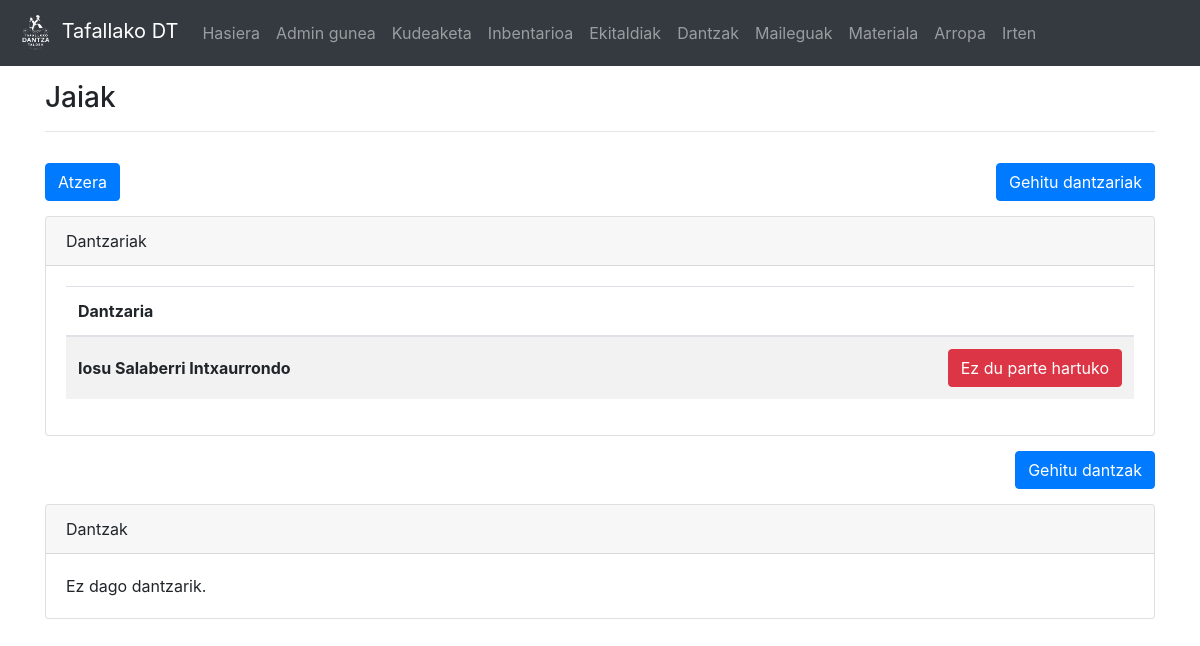
Before: /ekitaldiak/5/ (signed in) with the older database file.
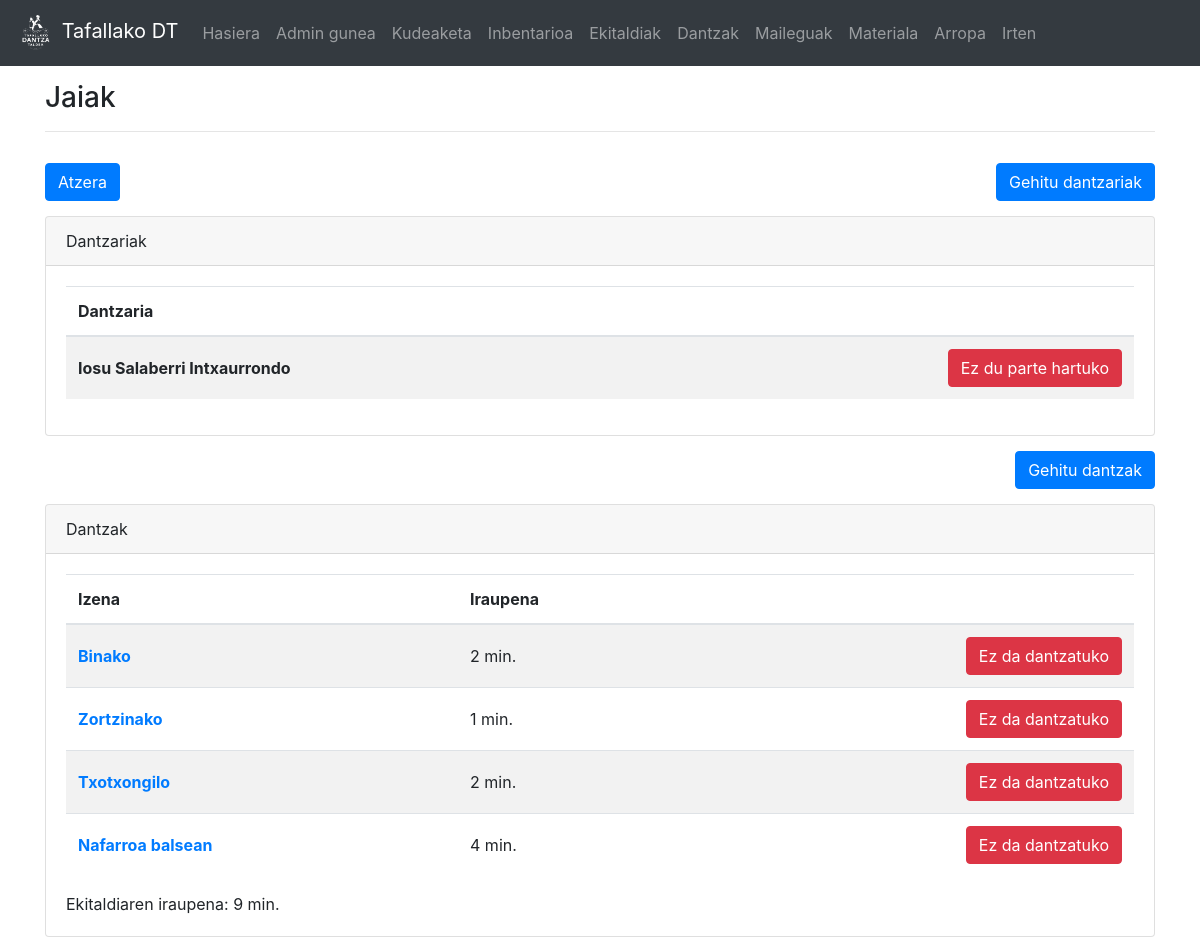
After: the same page with the newer database file.
### dantza/models.py (models this page shows, shortened)
class Dantzaria(models.Model):
	user = models.OneToOneField(User, on_delete=models.CASCADE)
	izena = models.CharField(max_length=50)
	abizenak = models.CharField(max_length=200)
	jaiotze_data = models.DateTimeField('jaiotze data')
	email = models.CharField(max_length=100)
	def __str__(self):
		return self.izena + ' ' + self.abizenak

class Ekitaldia(models.Model):
	izena = models.CharField(max_length=200)
	data = models.DateTimeField('aktuazio data')
	lekua = models.CharField(max_length=100)
	dirua = models.IntegerField(blank=True)
	beste_info = models.CharField(max_length=500, blank=True)
	dantzariak = models.ManyToManyField(Dantzaria, blank=True)
	dantzak = models.ManyToManyField(Dantza, blank=True)
	def is_partehartzaile(self,d):
		return (d in self.dantzariak.all())
	def has_dantza(self,d):
		return (d in self.dantzak.all())
	def aktuazio_denbora(self):
		temp = 0
		for d in self.dantzak.all():
			temp += d.iraupena
		return temp

class Dantza(models.Model):
	izena = models.CharField(max_length=100)
	deskr = models.CharField(max_length=200, blank=True)
	iraupena = models.IntegerField()

### dantza/views.py (the view, shortened to what this page needs)
# urls.py: path(r'ekitaldiak/<int:e_id>/', views.ekitaldi, name = 'ekitaldi'),
@login_required(login_url='/login')
def ekitaldi(request,e_id):
	e = Ekitaldia.objects.get(pk=e_id)
	dantzariak = Dantzaria.objects.all()
	dantzak = Dantza.objects.all()
	return render(request,'dantza/ekitaldi.html',{'ekitaldi':e, 'd_list': dantzariak,'dantzak':dantzak})

### dantza/templatetags/auth_extras.py (called while the page is built)
@register.filter(name='has_group')
def has_group(user, group_name):
    return user.groups.filter(name=group_name).exists()

@register.filter(name='is_partehartzaile')
def is_partehartzaile(ekitaldi,dantzari):
	return ekitaldi.is_partehartzaile(dantzari)

@register.filter(name='has_dantza')
def has_dantza(ekitaldi,dantza):
	return ekitaldi.has_dantza(dantza)

@register.filter(name='get_dantzari')
def get_dantzari(user):
	return Dantzaria.objects.get(user=user)

### templates/dantza/ekitaldi.html (shortened to what this page needs)
{% extends "dantza/base.html" %}
{% block edukia %}
{% load auth_extras %}
<div class="container">
<h3 style="margin-top: 15px;">{{ ekitaldi.izena }}</h3>
<hr>
{% with user_d=request.user|get_dantzari %}
{% if ekitaldi|is_partehartzaile:user_d or request.user.is_superuser %}
	<div class="clearfix">
	{% if request.user.is_superuser %}
		<button type="button" style="margin-top: 15px;" class="btn btn-primary float-right" data-toggle="modal" data-target="#dantzariak">
		  Gehitu dantzariak
		</button>
	{% else %}
		<a href="?d_id={{ user_d.pk }}&ep" style="margin-top: 15px;" class="btn btn-danger float-right">
		  Ez dut parte hartuko
		</a>
	{% endif %}
		<a href="/ekitaldiak" style="margin-top: 15px;" class="btn btn-primary float-left">
		  Atzera
		</a>
	</div>
	<div class="card" style="margin-top:15px">
		<div class="card-header">Dantzariak</div>
		<div class="card-body">
		{% if ekitaldi.dantzariak.all %}
		<div class="table-responsive">
			<table class="table table-hover table-striped">
			  <thead>
				<tr>
				  <th scope="col">Dantzaria</th>
				  {% if request.user.is_superuser %}
				  	<th scope="col"></th>
				  {% endif %}
				</tr>
			  </thead>
			  <tbody>
			{% for d in ekitaldi.dantzariak.all %}
				  <tr>
					  <th scope="row" style="vertical-align:middle;">{{ d }}</th>
			  		  {% if request.user.is_superuser %}
			 			<td style="vertical-align:middle;text-align: right;"><a href="?d_id={{ d.pk }}&ep" class="btn btn-danger">Ez du parte hartuko</a></td>
			 		  {% endif %}
				  </tr>
			{% endfor %}
				</tbody>
			</table>
		</div>
		{% else %}
			Ez dago dantzaririk.<br/>
		{% endif %}
		</div>
	</div>
{% endif %}
{% endwith %}
{% if request.user.is_superuser %}
	<div class="clearfix">
		<button type="button" style="margin-top: 15px;" class="btn btn-primary float-right" data-toggle="modal" data-target="#dantzak">
		  Gehitu dantzak
		</button>
	</div>
{% endif %}
<div class="card" style="margin-top: 15px; margin-bottom:15px;">
		<div class="card-header">Dantzak</div>
		<div class="card-body">
	{% if ekitaldi.dantzak.all %}
	<div class="table-responsive">
		<table class="table table-hover table-striped">
		  <thead>
			<tr>
			  <th scope="col">Izena</th>
			  <th scope="col">Iraupena</th>
			  {% if request.user.is_superuser %}
			  <th scope="col"></th>
			  {% endif %}
			</tr>
		  </thead>
		  <tbody>
		{% for d in ekitaldi.dantzak.all %}
			  <tr>
				  <th scope="row" style="vertical-align:middle;"><a href="/dantzak/{{ d.pk }}/">{{ d.izena }}</a></th>
				  <td style="vertical-align:middle;">{{ d.iraupena }} min.</td>
				  {% if request.user.is_superuser %}
				  <td  style="vertical-align:middle; text-align: right;">
					  <a href="?dantza_id={{ d.pk }}&de" class="btn btn-danger">Ez da dantzatuko</a></td>
					  {% endif %}
			  </tr>
		{% endfor %}
			</tbody>
</table>
			</div>
		Ekitaldiaren iraupena: {{ ekitaldi.aktuazio_denbora }} min.
	{% else %}
		Ez dago dantzarik.<br/>
	{% endif %}
		</div>
</div>
</div>
{% endblock edukia %}

Changed rows visible on the page:
shown differently, row unchanged: Ekitaldia "Jaiak": aktuazio_denbora (not shown) → "9"
added Dantza: izena "Binako", iraupena "2"
added Dantza: izena "Zortzinako", iraupena "1"
added Dantza: izena "Txotxongilo", iraupena "2"
added Dantza: izena "Nafarroa balsean", iraupena "4"
Other visible differences:
text no longer shown: "Ez dago dantzarik."
text now shown: "Izena Iraupena Ekitaldiaren iraupena: min."
